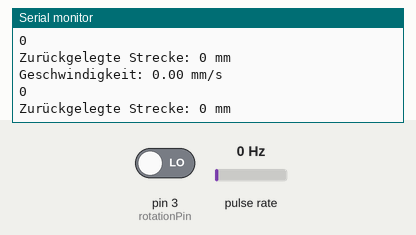
The sketch below on a simulated Arduino Uno, built with avr-gcc and run on an emulated ATmega328P. Parts: the last lines printed to the serial monitor. Wiring (inferred from the names in the program): pulse sensor: data pin 2. Inputs (shaded band) come from the test bench; at power-on: pulse rate 0 Hz, pin 3 (rotationPin) LOW.

Above: at 1.2 s.
1.3 s: pulse rate (sensor on pin 2) set to 4 Hz
At 2.31 s:
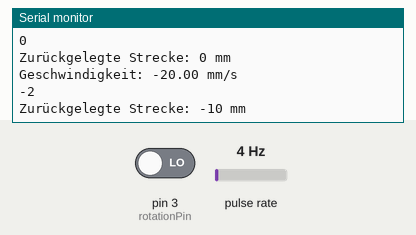
2.8 s: pin 3 (rotationPin) driven HIGH
4.3 s: pulse rate (sensor on pin 2) set to 50 Hz
At 4.32 s:
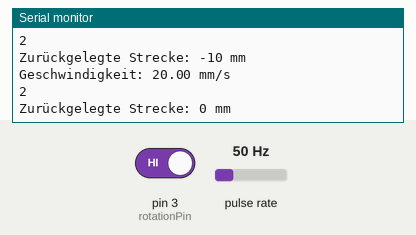
5.8 s: pin 3 (rotationPin) driven LOW
At 6.32 s:
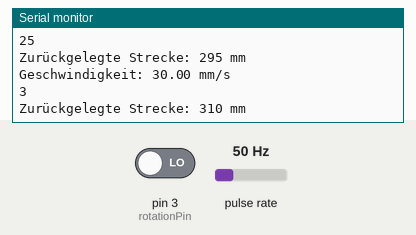
Timing chart, 0 to 8.3 s (numbered marks = the images above; inputs shaded):
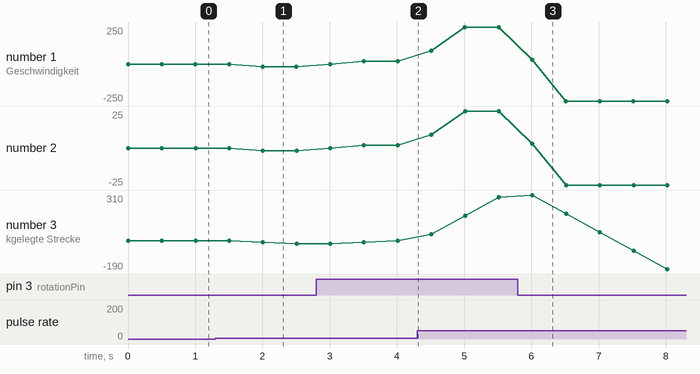

Measured:
- after the input at 1.3 s, the serial monitor: prints a new line after 0.70 s (image 1)
- after the input at 5.8 s, the serial monitor: prints a new line after 0.21 s (image 3)
- plotted number 1: 0 → -20 after the input at 1.3 s, -20 → 20 after the input at 2.8 s, 20 → 250 after the input at 4.3 s, 250 → -250 after the input at 5.8 s
- plotted number 2: 0 → -2 after the input at 1.3 s, -2 → 2 after the input at 2.8 s, 2 → 25 after the input at 4.3 s, 25 → -25 after the input at 5.8 s
- plotted number 3: 0 → -20 after the input at 1.3 s, 0 → 295 after the input at 4.3 s, 295 → -190 after the input at 5.8 s

The sketch:

sketch.ino
```cpp
/*
*       Geschwindigkeitsmessung
*       Elias Lang
*       v1.0 Final
*/

#include <Arduino.h>


long distance = 0;

int pulseCount = 0;

const int magnets = 20;
const int wheelCircumference = 100; // Radumfang in mm
const int encoderPin = 2;
const int rotationPin = 3;

// ISR-Funktion
void encoderISR() {
    if (digitalRead(rotationPin) == HIGH) {
      pulseCount++;  // Zähle die Impulse in der ISR
    } else {
      pulseCount--;
    }
}

void setup() {
    Serial.begin(115200);
    pinMode(encoderPin, INPUT_PULLUP);
    pinMode(rotationPin, INPUT);
    // Interrupt registrieren
    attachInterrupt(digitalPinToInterrupt(encoderPin), encoderISR, FALLING);  // Interrupt auf Pin 2 setzen
}

void loop() {
    int count = pulseCount;
    // Berechnung der Geschwindigkeit (nur alle 500ms)
    // Geschwindigkeit in mm/s berechnen
    float speed = (float)((wheelCircumference/magnets) * count) / 0.5;  // Geschwindigkeit in mm/s
    Serial.print("Geschwindigkeit: ");
    Serial.print(speed);
    Serial.println(" mm/s");
    Serial.println(count);
    pulseCount = 0;

    // Strecke berechnen, basierend auf der Anzahl der Impulse
    distance += (count * wheelCircumference) / magnets;

    Serial.print("Zurückgelegte Strecke: ");
    Serial.print(distance);
    Serial.println(" mm");
    delay(500);  // Die Ausgabe alle 500ms aktualisieren
}
```
